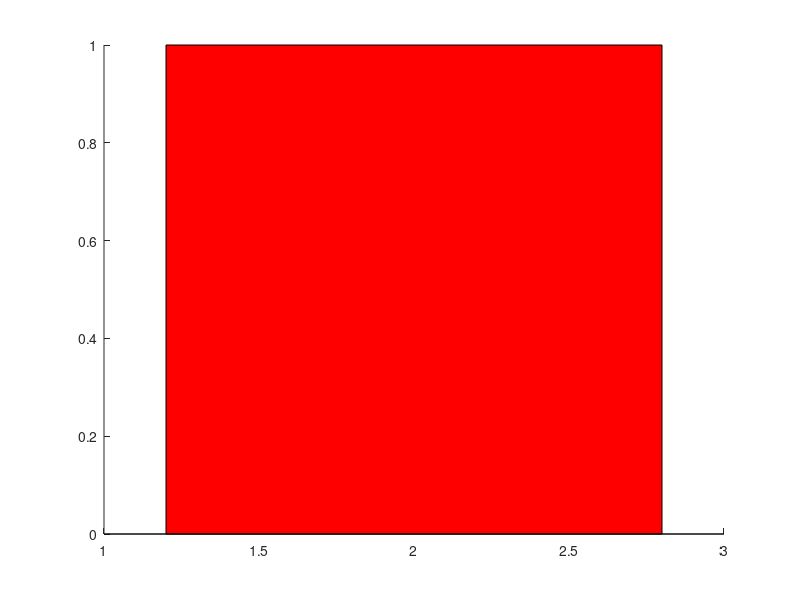

Recreate this plot in MATLAB. (Note: this script raises an error after producing the figure.)
for i = 1 : 9 ; 
    clf ; 
    hold on ; 
    bar(2+(i-1)*0.5,1,'r') ;   
    b0 = bar(wave0(i,:),'b','EdgeColor','b') ;  
    b2 = bar(wave2(i,:),'k','EdgeColor','k') ;  
    b0 = bar(wave0(i,:),'w','EdgeColor','b') ;      
    alpha(get(b0,'children'),0);
    set(b0,'LineWidth',2) ;
    set(gca,'XTick',(0.5:0.5:9.5)) ; 
    set(gca,'XGrid','on') ;
    axis([0 9 0 1]); 
    xl = xlabel('i') ; 
    yl = ylabel('\psi_i^N') ; 
    ti = title(['Step N: ' num2str(i-1)]) ; 
    le = legend('Exact solution','Numerical solution, no antidiffusion', 'Numerical solution, 2 antidiffusive iterations') ;  
    set(gca,'XTickLabel',{'','1','','2','','3','','4','','5','','6','','7','','8','','9','','10'}) ;
    set([xl yl ti le gca],'FontSize',18) ; 
    drawnow ;  
    pause ;
end;

clf ; 
subplot(1,2,1) ; 

hold on ; 
p0 = plot(wave0(1,1:100),'r') ; 
set([p0 ],'LineWidth',2) 
xl = xlabel('i') ;
yl = ylabel('\psi_i^{0}') ; 
ti = title('System at start') ; 
set([gca xl yl ti],'FontSize',16) ;

subplot(1,2,2) ;  

hold on ; 
p0 = plot(wave0(140,1:100)) ; 
p1 = plot(wave2(140,1:100),'k') ;
set([p0 p1],'LineWidth',2) 
xl = xlabel('i') ;
yl = ylabel('\psi_i^{140}') ; 
le = legend('No antidiffusion','2 antidiffusive iterations') ;
ti = title('System after 140 iterations') ; 
set([gca xl yl le ti],'FontSize',16) ;


clf ;
hold on ;
p0 = plot(max(wave0'),'k*') ;
p1 = plot(max(wave1'),'r') ;
p2 = plot(max(wave2'),'b') ;
p3 = plot(max(wave3'),'k') ;
set([p0 p1 p2 p3],'LineWidth',2) ;
le = legend('No antidiffusion','1 iteration', '2 iterations', '3 iterations')

ti = title('Maximum value in simulation') ; xl = xlabel('Timestep N') ; yl = ylabel('max(\psi^N)') ;
set([gca le xl yl ti],'FontSize',16) ;



%for i = 1 : 49 ; clf ;subplot(1,2,1)  ; hold on ; bar(10+(i-1)*0.4,1,'r') ; bar(wave2(i,:),'w','EdgeColor','k') ; bar(wave0(i,:),'w','EdgeColor','b') ; subplot(1,2,2) ; bar(antidif(i*2,:),'w','EdgeColor','r') ; drawnow ; pause; end

